Frame 1 (no input): blank canvas, image omitted
Frame 60 (the mouse pressed at the canvas centre just before this capture): blank canvas, image omitted
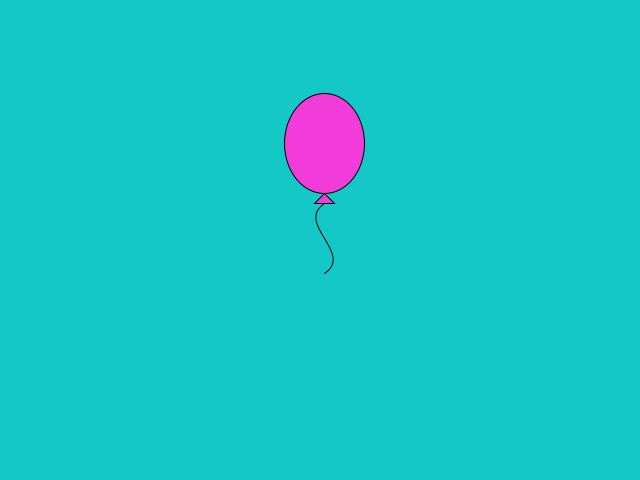
Frame 120 (the mouse held since frame 60 and released just before this capture)

The Processing sketch whose frames 1 and 60 were blank and that drew this single picture after the mouse press (run headless with seeded random() and noise(); from frame 60 on, the mouse is pressed at the canvas centre):

// Processing sketch: globos
// ── globos.pde
class Globo
{
  float x, y, vx, vy;
  color c;

  Globo(float _x, float _y)
  {
    x = _x;
    y = _y;
    vx = random(-0.25, 0.25);
    vy = random(-2, -0.5);
    c = color(random(255), random(255), random(255));
  }

  void update()
  {
    y += vy;
    x += vx;
  }

  void dibujate()
  {
    fill(c);
    ellipse(x, y, 80, 100);
    triangle(x, y+50, x-10, y+60, x+10, y+60);

    noFill();
    bezier(x, y+60, x-30, y+80, x+30, y+110, x, y+130);
  }
}

ArrayList<Globo> globos;

void setup()
{
  size(640, 480);
  globos = new ArrayList<Globo>();
}

void draw()
{
  background(20, 200, 200);

  for (int i = 0; i < globos.size(); i++)
  {
    globos.get(i).update();
    globos.get(i).dibujate();
  }
}

void mousePressed()
{
  globos.add(new Globo(mouseX, mouseY));
}
